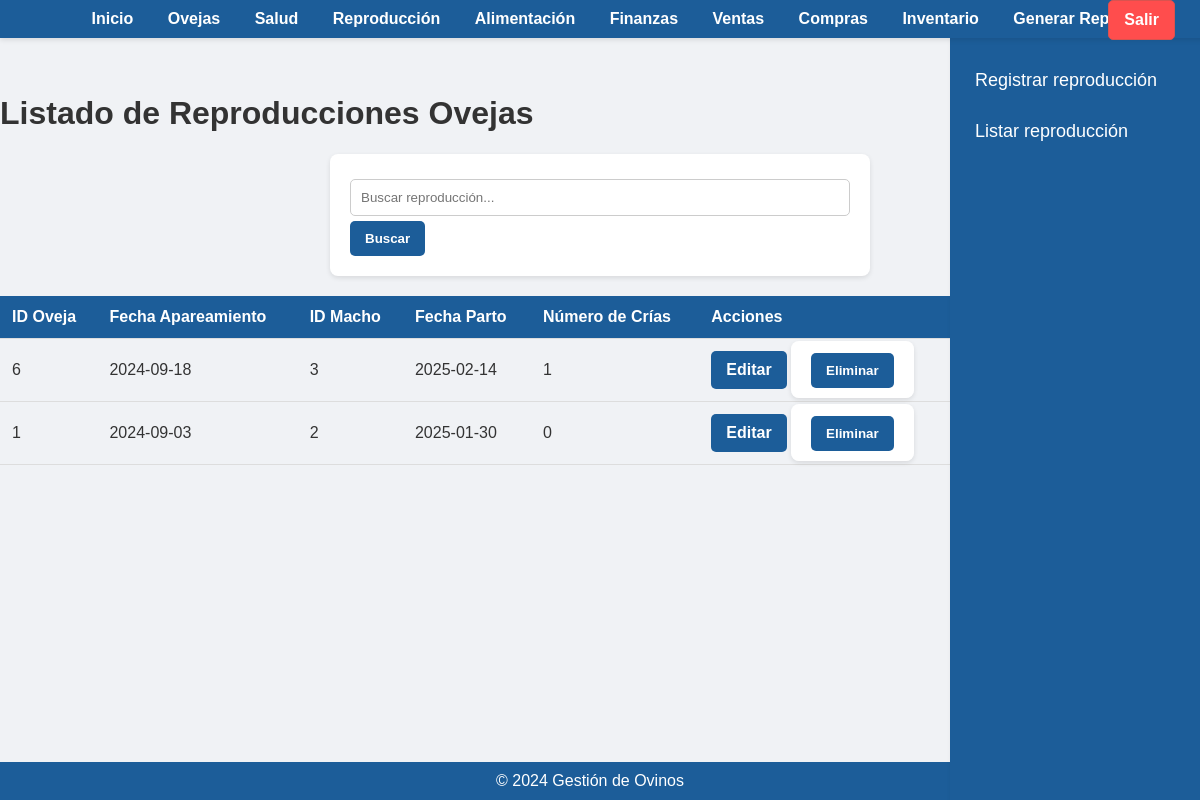
Screenshot of /listar_reproduccion (signed in) with the database file from the repository.
### app/models.py (models this page shows)
class Reproduccion(db.Model):
    id = db.Column(db.Integer, primary_key=True)
    id_oveja = db.Column(db.Integer, db.ForeignKey('oveja.id'), nullable=False)
    fecha_apareamiento = db.Column(db.Date, nullable=False)
    id_macho = db.Column(db.Integer, db.ForeignKey('oveja.id'), nullable=True)
    fecha_parto = db.Column(db.Date, nullable=True)
    num_crias = db.Column(db.Integer, nullable=True)
    user_id = db.Column(db.Integer, db.ForeignKey('user.id'), nullable=False)
    oveja = db.relationship('Oveja', foreign_keys=[id_oveja], backref='reproducciones')
    macho = db.relationship('Oveja', foreign_keys=[id_macho], backref='reproducciones_macho')
    user = db.relationship('User', backref='reproducciones')

### app/routes.py (the view)
@app.route('/listar_reproduccion')
@login_required
def listar_reproduccion():
    search_query = request.args.get('search', '')  # Obtener el término de búsqueda desde la solicitud
    if search_query:
        reproducciones = Reproduccion.query.filter(
            (Reproduccion.id_oveja.contains(search_query)) |
            (Reproduccion.id_macho.contains(search_query)) |
            (Reproduccion.fecha_apareamiento.contains(search_query)) |
            (Reproduccion.fecha_parto.contains(search_query))
        ).filter_by(user_id=current_user.id).all()
    else:
        reproducciones = Reproduccion.query.filter_by(user_id=current_user.id).all()
    return render_template('listar_reproduccion.html', reproducciones=reproducciones)

### app/__init__.py (called while the page is built)
@login_manager.user_loader
def load_user(user_id):
    return User.query.get(int(user_id))

### app/templates/listar_reproduccion.html (shortened to what this page needs)
<!DOCTYPE html>
<html lang="es">
<head>
    <link rel="stylesheet" href="{{ url_for('static', filename='styles.css') }}">
    <link rel="stylesheet" href="{{ url_for('static', filename='styles.css') }}">
</head>
<body>
    <div class="navbar">
        <div>
            <a href="{{ url_for('logout') }}" class="btn-close">Salir</a>
        </div>
        <a href="{{ url_for('index') }}">Inicio</a>
        <a href="{{ url_for('oveja') }}">Ovejas</a>
        <a href="{{ url_for('salud') }}">Salud</a>
        <a href="{{ url_for('reproduccion') }}">Reproducción</a>
        <a href="{{ url_for('alimentacion') }}">Alimentación</a>
        <a href="{{ url_for('finanzas') }}">Finanzas</a>
        <a href="{{ url_for('venta') }}">Ventas</a>
        <a href="{{ url_for('compra') }}">Compras</a>
        <a href="{{ url_for('inventario') }}">Inventario</a>
        <a href="{{ url_for('reportes_view') }}">Generar Reportes</a>
    </div>
    <div class="sidebar">
        <a href="{{ url_for('registrar_reproduccion') }}">Registrar reproducción</a>
        <a href="{{ url_for('listar_reproduccion') }}">Listar reproducción</a>
    </div>
    <div class="container">
        <h1>Listado de Reproducciones Ovejas</h1>
        <form method="GET" action="{{ url_for('listar_reproduccion') }}">
            <input type="text" name="search" placeholder="Buscar reproducción..." value="{{ request.args.get('search', '') }}">
            <button type="submit">Buscar</button>
        </form>
        <table>
            <thead>
                <tr>
                    <th>ID Oveja</th>
                    <th>Fecha Apareamiento</th>
                    <th>ID Macho</th>
                    <th>Fecha Parto</th>
                    <th>Número de Crías</th>
                    <th>Acciones</th>
                </tr>
            </thead>
            <tbody>
                {% for reproduccion in reproducciones %}
                <tr>
                    <td>{{ reproduccion.id_oveja }}</td>
                    <td>{{ reproduccion.fecha_apareamiento.strftime('%Y-%m-%d') }}</td>
                    <td>{{ reproduccion.id_macho }}</td>
                    <td>{{ reproduccion.fecha_parto.strftime('%Y-%m-%d') }}</td>
                    <td>{{ reproduccion.num_crias }}</td>
                    <td>
                        <a href="{{ url_for('editar_reproduccion', id=reproduccion.id) }}" class='btn'>Editar</a>
                        <form action="{{ url_for('eliminar_reproduccion', id=reproduccion.id) }}" method="POST" style="display:inline;">
                            <button type="submit" onclick="return confirm('¿Estás seguro de que deseas eliminar este registro de reproducción?');">Eliminar</button>
                        </form>
                    </td>
                </tr>
                {% endfor %}
            </tbody>
        </table>
    </div>
    <footer>
        &copy; 2024 Gestión de Ovinos
    </footer>
</body>
</html>

### app/static/styles.css (style rules this page uses)
body { font-family: 'Arial', sans-serif; background-color: #f0f2f5; color: #333; margin: 0; padding: 0; padding-top: 20px; }
.navbar { background-color: #1c5d99; padding: 10px 20px; text-align: center; box-shadow: 0 2px 5px rgba(0, 0, 0, 0.1); position: fixed; top: 0; left: 0; width: 100%; z-index: 1000; }
.navbar a { color: #ffffff; text-decoration: none; margin: 0 15px; font-weight: bold; }
.sidebar { height: calc(100vh - 35px); width: 250px; position: fixed; top: 35px; right: 0; background-color: #1c5d99; padding-top: 20px; box-shadow: 2px 0 5px rgba(0, 0, 0, 0.1); overflow-y: auto; z-index: 900; }
.sidebar a { padding: 15px 25px; text-decoration: none; font-size: 18px; color: #ffffff; display: block; transition: 0.3s; }
form { max-width: 500px; margin: 20px auto; padding: 20px; background-color: #ffffff; border-radius: 8px; box-shadow: 0 2px 5px rgba(0, 0, 0, 0.1); }
input[type="text"], input[type="number"], input[type="email"], input[type="password"], select, textarea { width: 100%; padding: 10px; margin: 5px 0; border: 1px solid #ccc; border-radius: 5px; box-sizing: border-box; }
button { background-color: #1c5d99; color: white; padding: 10px 15px; border: none; border-radius: 5px; cursor: pointer; font-weight: bold; }
table { width: calc(100% - 250px); margin-right: 250px; border-collapse: collapse; margin: 20px 0; }
th, td { padding: 12px; border-bottom: 1px solid #ddd; text-align: left; }
th { background-color: #1c5d99; color: white; }
footer { background-color: #1c5d99; color: white; text-align: center; padding: 10px; position: fixed; bottom: 0; width: calc(100%); right: 0; z-index: 850; }
.btn { display: inline-block; padding: 10px 15px; background-color: #1c5d99; color: white; text-decoration: none; border-radius: 5px; font-weight: bold; text-align: center; }
.btn-close { display: inline-block; padding: 10px 15px; background-color: #ff4d4d; color: #fff; text-decoration: none; border-radius: 5px; font-weight: bold; text-align: center; border: 1px solid #d9534f; cursor: pointer; transition: background-color 0.3s, color 0.3s; }
.btn-close { position: absolute; top: 0px; right: 50px; }

### rows the page displays
Reproduccion: id_oveja "6", fecha_apareamiento "2024-09-18", id_macho "3", fecha_parto "2025-02-14", num_crias "1"
Reproduccion: id_oveja "1", fecha_apareamiento "2024-09-03", id_macho "2", fecha_parto "2025-01-30", num_crias "0"
